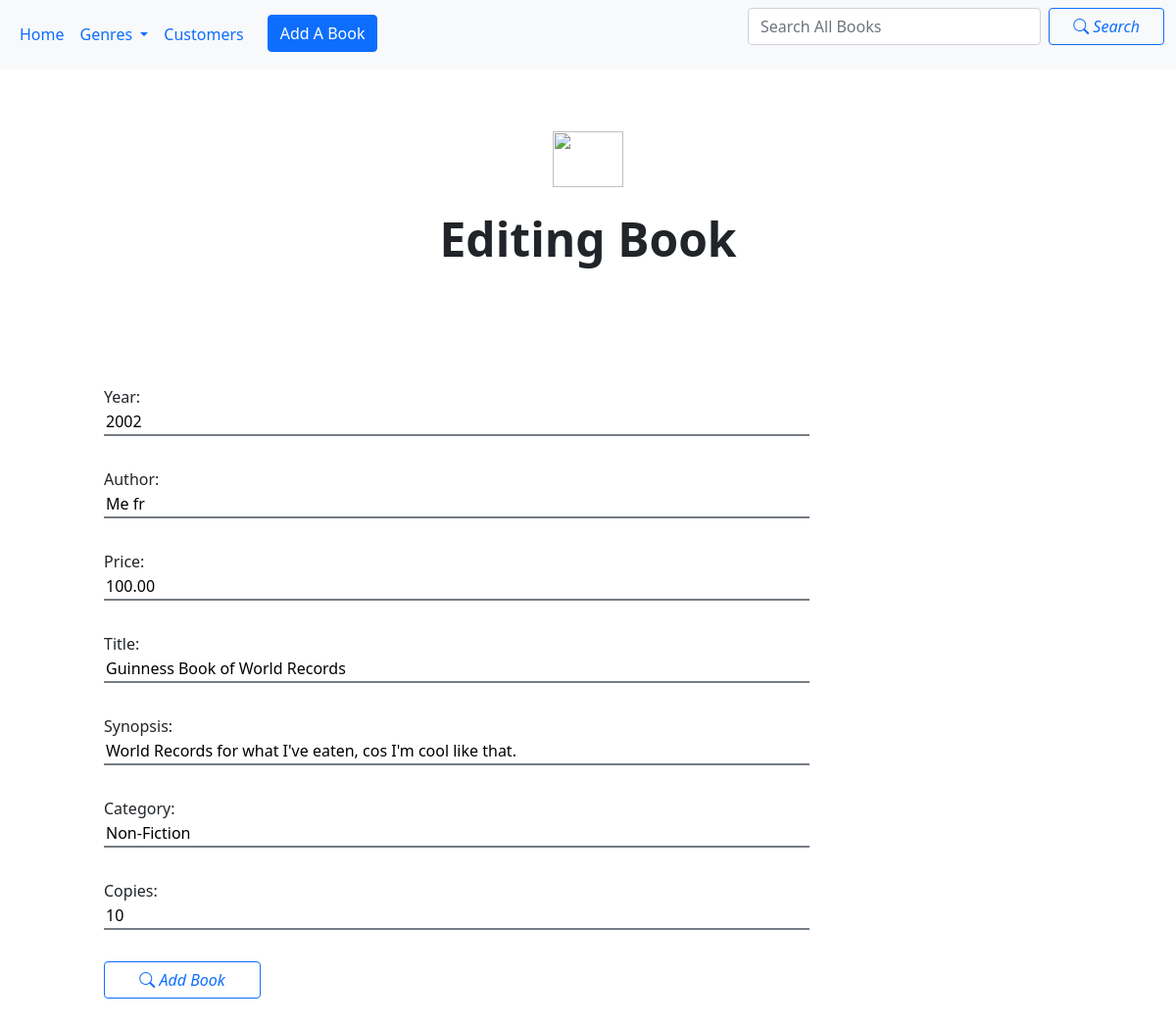
The page /books/edit/1/ on the database its author committed.
### libraryapp/models.py (models this page shows, shortened)
class Book(models.Model):
	id = models.AutoField(primary_key=True)
	year = models.IntegerField()
	author = models.CharField(max_length=64)
	price = models.DecimalField(max_digits=50, decimal_places=2)
	title = models.CharField(max_length=64)
	synopsis = models.CharField(max_length=512)
	category = models.CharField(max_length=64, default="Comedy")
	copies = models.IntegerField(default = 1) # how many copies of the book we have

### libraryapp/views.py (the view)
# urls.py: path('books/edit/<int:bookid>/', edit_book, name='edit_book'), # for edditing the details of an existing book
def edit_book(request, bookid):
	book = get_object_or_404(Book, id=bookid) # load the employee object
	if request.method=="POST":
		form = BookForm(request.POST, instance=book)
		if form.is_valid():
			form.save()
			return render(request, 'edit_book_success.html', {'book':book})
		else:
			return render(request, 'submit_book.html', {'form':form})
	else:
		form = BookForm(instance=book)
		return render(request, 'submit_book.html', {'form':form})

### libraryapp/forms.py (shortened to what this page needs)
class BookForm(forms.ModelForm):
	class Meta:
			model = Book
			fields = ["year", "author", "price", "title", "synopsis", "category", "copies"]

### libraryapp/templates/submit_book.html (shortened to what this page needs)
{% extends 'base.html' %}
{% block content %}
	<div class="px-4 py-5 my-3 text-center">
		{% if form.instance.id %}
			<img class="d-block mx-auto mb-4" src="https://icons.getbootstrap.com/assets/icons/pencil.svg" alt="" width="72" height="57">
			<h1 class="display-5 fw-bold"> Editing Book </h1>
		{% else %}
			<img class="d-block mx-auto mb-4" src="https://icons.getbootstrap.com/assets/icons/file-earmark-plus.svg" alt="" width="72" height="57">
			<h1 class="display-5 fw-bold"> Submit a New Book </h1>
		{% endif %}
	</div>
	<form class="form-group" action="" method="POST">
		<div class="container form-group">
			<div class="form-style">
				{{ form.as_table }}
			<button class="btn btn-outline-primary" type="submit" style="width: 10rem;"> <i class="bi bi-search"> Add Book </i> </button>
			</div>
		</div>
	</form>
{% endblock %}

### libraryapp/templates/submit_book.html (style rules this page uses)
.form-style { width: 80vw; height: 80vh; padding: 0; margin: 4rem; display: flex; flex-direction: column; }
input { border:0; outline:0; width: 60vw; display: flex; flex-direction: column; margin-bottom: 2rem; border: none; border-bottom: solid 2px #757D85; transition-duration: .5s; }

### rows shown on the page
Book: year "2002", author "Me fr", price "100.00", title "Guinness Book of World Records", synopsis "World Records for what I've eaten, cos I'm cool like that.", category "Non-Fiction", copies "10"
